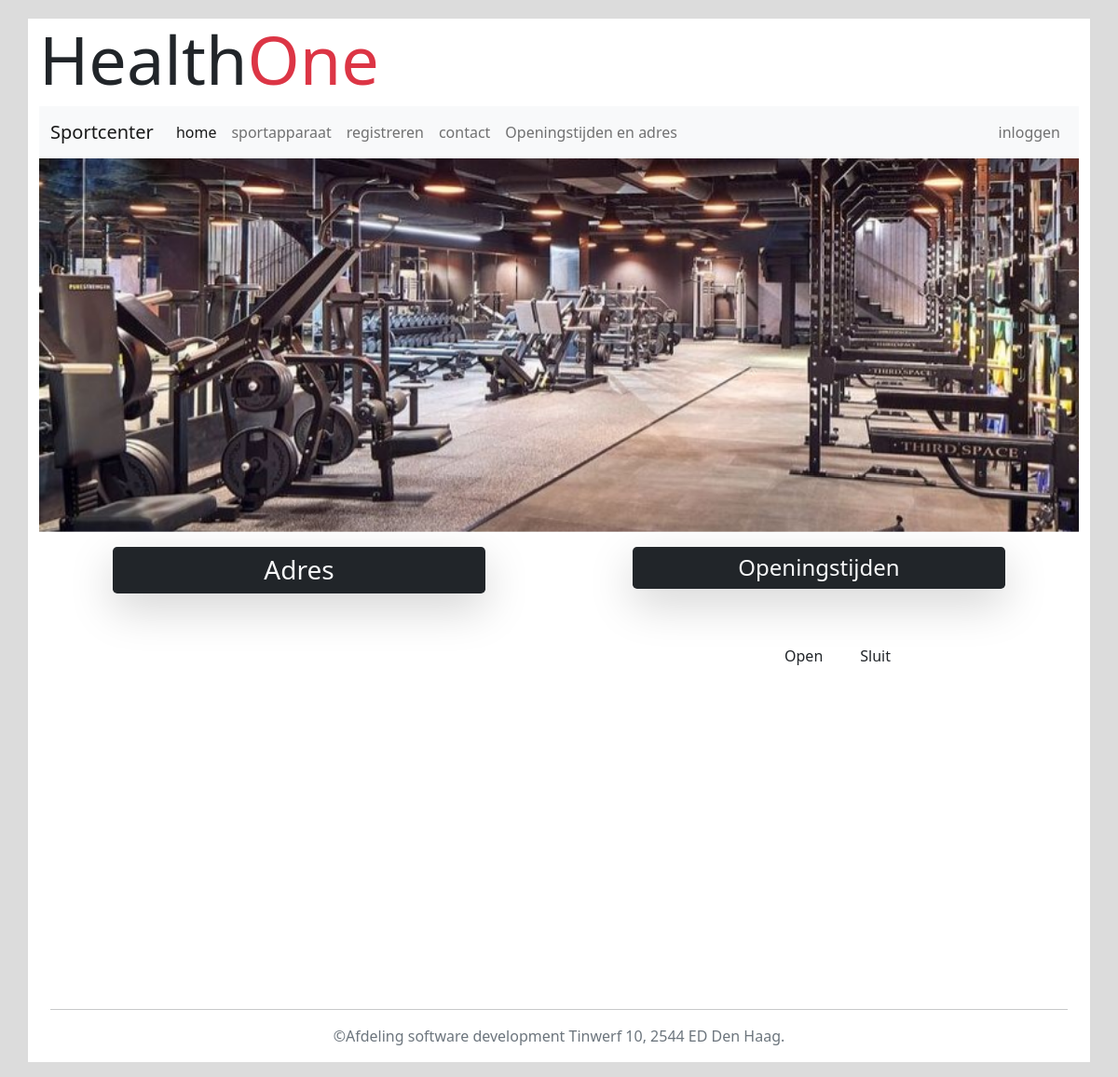
Before: /openingstijden with the older database file.
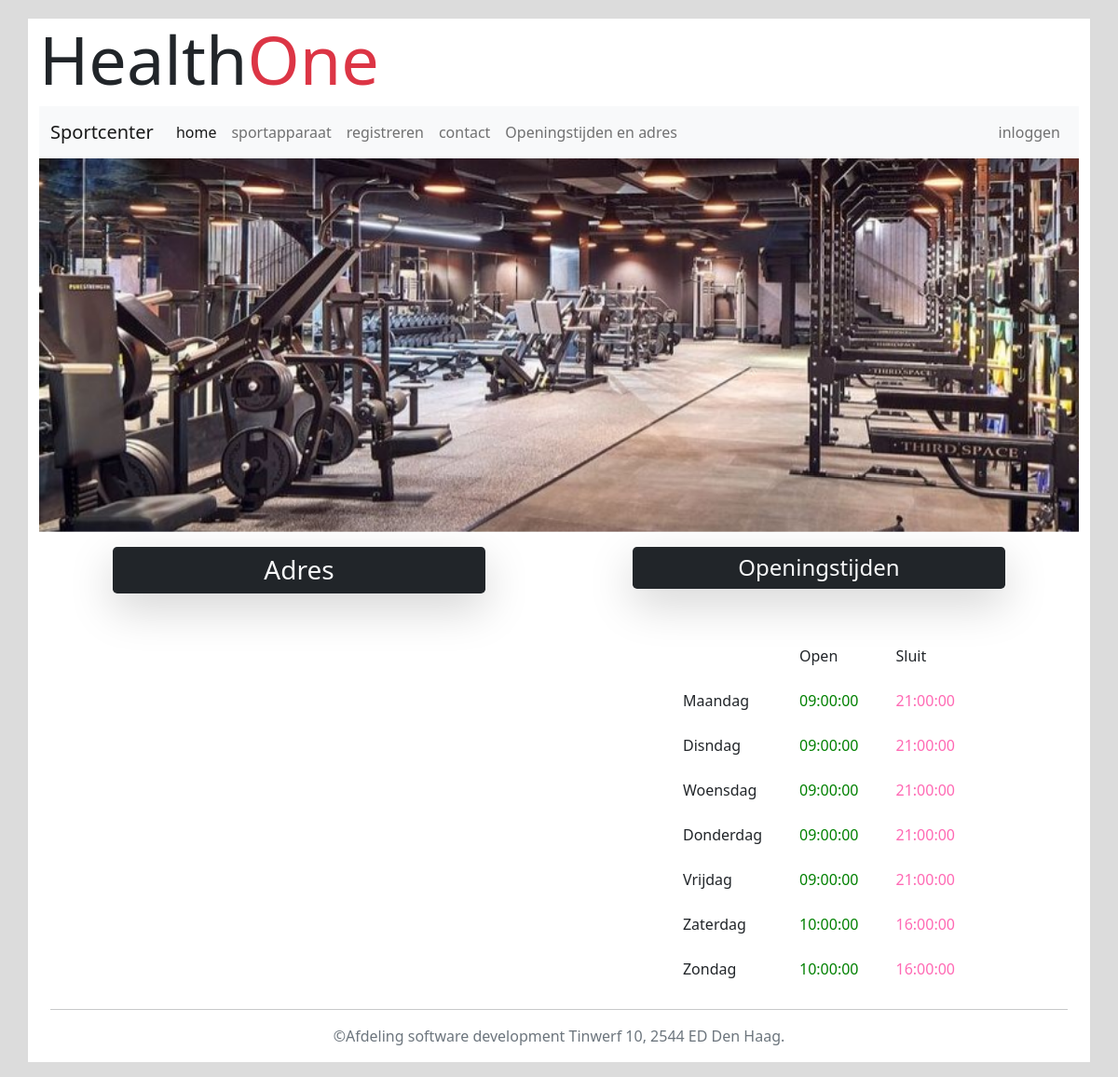
After: the same page with the newer database file.
### tables this page shows
CREATE TABLE `opening_times` (
  `id` int(11) NOT NULL,
  `day` varchar(255) NOT NULL,
  `opening` time NOT NULL,
  `closing` time NOT NULL
);

### Modules/OpeningTimes.php (called while the page is built, shortened)
<?php
require_once 'Database.php';
function getTimes(){
    try{
        global $pdo;
        $query=$pdo->prepare('SELECT * FROM opening_times');
        $query->execute();
        $openingTimes=$query->fetchAll(PDO::FETCH_CLASS);
        return $openingTimes;
    }
    catch (PDOException $e){
        echo $e->getMessege();
    }
}

### Templates/openingstijden.php (the view, shortened to what this page needs)
<!doctype html>
<html lang="en">
<head>
    <?php
    include ('../Templates/defaults/head.php');
    require_once ('../Modules/OpeningTimes.php');
    ?>
</head>
<body>
<div class="container">
    <?php
    include ('../Templates/defaults/header.php');
    include ('../Templates/defaults/menu.php');
    include ('../Templates/defaults/pictures.php');
    $times=getTimes();
    ?>
    <div class="container">
        <div class="row">
            <div class="col container">
                <h3 class="text-center w-75 rounded-3 m-auto bg-dark text-light py-2 shadow-lg">Adres</h3>
                <br>
                <div class="d-flex justify-content-center"><div class="gmap_canvas"><iframe width="364" height="406" id="gmap_canvas" src="https://maps.google.com/maps?q=tinwerf%2016&t=&z=13&ie=UTF8&iwloc=&output=embed" frameborder="0" scrolling="no" marginheight="0" marginwidth="0"><br></div></div>            </div>
            <div class="col container">
                <h4 class="text-center w-75 rounded-3 m-auto bg-dark text-light py-2 shadow-lg">Openingstijden</h4>
                <br><br>
                <table>
                    <tr>
                        <td> </td>
                        <td>Open</td>
                        <td>Sluit</td>
                    </tr>
                    <?php
                    foreach ($times as $time){
                        echo"
                             <tr>
                                <td>$time->day</td>
                                <td class='opening'>$time->opening</td>
                                <td class='sluiten'>$time->closing</td>
                              </tr>
                                ";
                    }
                    ?>
                </table>
            </div>
        </div>
    <hr>
    <?php
    include ('../Templates/defaults/footer.php');
    ?>
</div>
</body>
</html>

### public/index.php (shortened to what this page needs)
<?php
$request = $_SERVER['REQUEST_URI'];
$params = explode("/", $request);
switch ($params[1]) {
    case 'openingstijden':
        include ('../Templates/openingstijden.php');
        break;
}

### Templates/defaults/head.php (shortened to what this page needs)
<head>
    <link rel="stylesheet" href="/css/bootstrap.min.css"/>
    <link rel="stylesheet" href="/public/css/style.css"/>
</head>

### Templates/defaults/header.php
<header>
    <div class="header-row row lead" >
        <h1 class="display-2">Health<span class="text-danger">One</span></h1>
    </div>
</header>

### Templates/defaults/menu.php (shortened to what this page needs)
<nav class="navbar navbar-expand-lg navbar-light bg-light">
    <div class="container-fluid">
        <a class="navbar-brand" href="/home">
            Sportcenter
        </a>
        <div class="collapse navbar-collapse" id="myNavbar">
            <ul class="navbar-nav">
                <li class="nav-item">
                    <a class="nav-link active" href="/home">home</a>
                </li>
                <li class="nav-item">
                    <a class="nav-link" href="/categories">sportapparaat</a>
                </li>
                <li class="nav-item">
                    <a class="nav-link"  href="/registreren">registreren</a>
                </li>
                <li class="nav-item">
                    <a class="nav-link" href="/contact">contact</a>
                </li>
                <li class="nav-item">
                    <a class="nav-link" href="/openingstijden">Openingstijden en adres</a>
                </li>
            </ul>
            <ul class="navbar-nav ms-auto">
                <li class="nav-item">
                    <a class="nav-link" href="/inloggen">inloggen</a>
                </li>
            </ul>
        </div>
    </div>
</nav>

### Templates/defaults/pictures.php
<figure>
    <div id="carouselExampleSlidesOnly" class="carousel slide" data-bs-ride="carousel">
        <div class="carousel-inner">
            <div class="carousel-item active">
                <img src="/img/healthone-wide1.jpg" class="d-block w-100" alt="...">
            </div>
        </div>
    </div>
</figure>

### Templates/defaults/footer.php
<footer >
    <p class="clearfix pb-3  text-muted text-center">&copy;Afdeling software development Tinwerf 10, 2544 ED Den Haag.</p>
</footer>

### public/css/style.css (style rules this page uses)
body { background-color: gainsboro }
.container { background-color: white; }
.header-row { margin-top: 20px }
.navbar { margin-bottom: 0; }

### Templates/openingstijden.php (style rules this page uses)
table { display: flex; align-items: center; justify-content: center; flex-direction: column; }
tr, td { padding: 12px 20px; }
.opening { color:green; }
.sluiten { color: hotpink; }
.gmap_canvas { overflow:hidden;background:none!important;height:406px;width:364px; }

Changed rows visible on the page:
added opening_times: day "Maandag", opening "09:00:00", closing "21:00:00"
added opening_times: day "Disndag", opening "09:00:00", closing "21:00:00"
added opening_times: day "Woensdag", opening "09:00:00", closing "21:00:00"
added opening_times: day "Donderdag", opening "09:00:00", closing "21:00:00"
added opening_times: day "Vrijdag", opening "09:00:00", closing "21:00:00"
added opening_times: day "Zaterdag", opening "10:00:00", closing "16:00:00"
added opening_times: day "Zondag", opening "10:00:00", closing "16:00:00"
